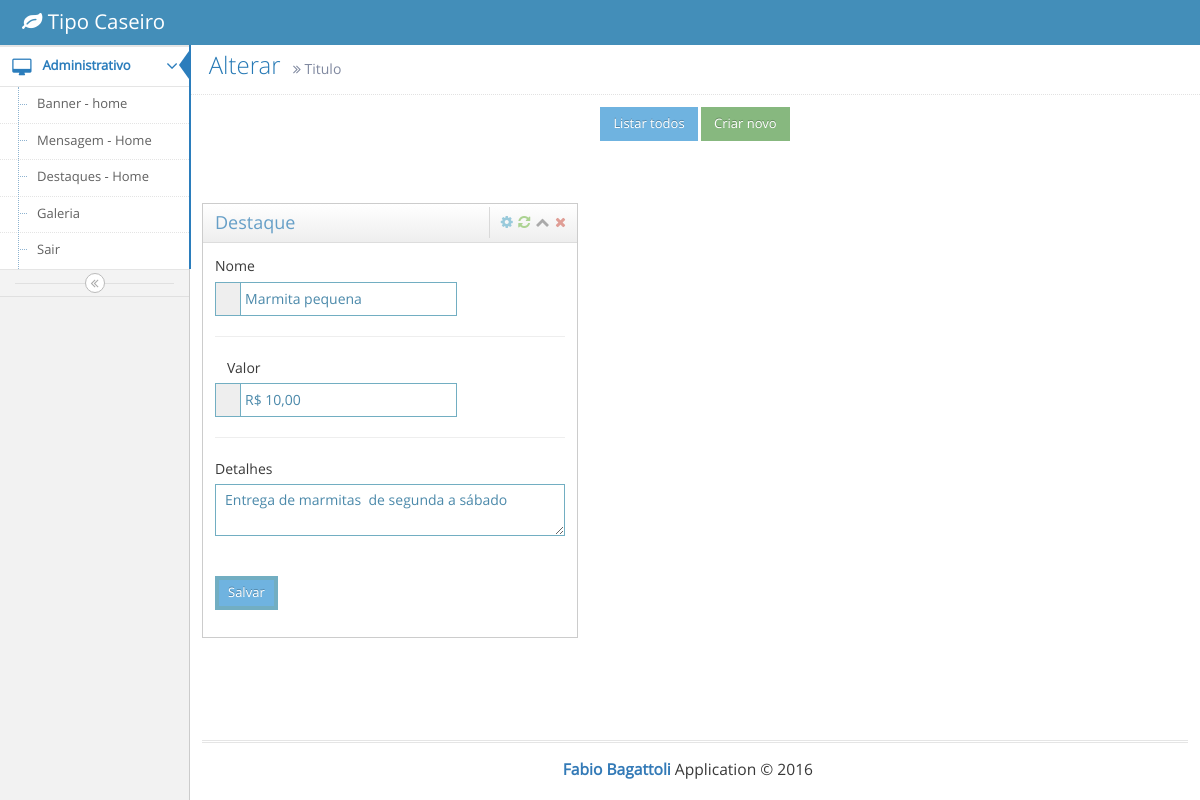
Screenshot of /admin/index.php?acao=alterar-destaque&id=11 (signed in) with the database file from the repository.
### tables this page shows
CREATE TABLE `paginas` (
  `id_pagina` int(11) NOT NULL AUTO_INCREMENT,
  `Nome` varchar(120) DEFAULT NULL,
  `Titulo` varchar(120) DEFAULT NULL,
  `Tipo` char(15) NOT NULL,
  `imagem` varchar(70) DEFAULT NULL,
  `status` char(2) DEFAULT NULL,
  `Obs` text,
  PRIMARY KEY (`id_pagina`)
);

### admin/view/administrativo/destaque/update.php (the view, shortened to what this page needs)
<?php include('conect_dbs.php');
            $id                 = strip_tags(trim($_GET['id']));
						$tipopagina         = "destaque";
 $sql_consulta = 'SELECT * FROM paginas WHERE Tipo = :Tipo AND id_pagina = :id_pagina';
try{
	$query_consulta = $conecta->prepare($sql_consulta);
	$query_consulta->bindValue(':Tipo' , $tipopagina , PDO::PARAM_STR);
	$query_consulta->bindValue(':id_pagina' , $id , PDO::PARAM_STR);
  $query_consulta->execute();
	$resultado_consulta = $query_consulta->fetchAll(PDO::FETCH_OBJ);
	$count = $query_consulta->rowCount();
}catch (PDOexception $error_select){
   echo 'Erro ao selecionar '.$error_select->getMessage();
}
	if($count == '0'){
	  echo 'Nada encontrado';
	}else{
	foreach($resultado_consulta as $registro){
	}
	}
?>
<div class="page-header">
							<h1>
								&nbsp;&nbsp; Alterar
								<small>
									<i class="ace-icon fa fa-angle-double-right"></i>
									Titulo
								</small>
							</h1>
						</div>
  <center>
                              <a class="btn btn-info btn-sm" href="index.php?acao=destaque"> Listar todos </a>
                              <a class="btn btn-sm btn-success" href="index.php?acao=novo-destaque"> Criar novo </a>
					          </center>
                              <p>&nbsp;</p>
                              <p>&nbsp;</p>
<div classe="page-header">
  <div class="col-xs-12 col-sm-4">
  <div class="widget-box">
    <div class="widget-header">
      <h4 class="widget-title">Destaque</h4>
      <span class="widget-toolbar"> <a href="#" data-action="settings"> <i class="ace-icon fa fa-cog"></i> </a> <a href="#" data-action="reload"> <i class="ace-icon fa fa-refresh"></i> </a> <a href="#" data-action="collapse"> <i class="ace-icon fa fa-chevron-up"></i> </a> <a href="#" data-action="close"> <i class="ace-icon fa fa-times"></i> </a> </span> </div>
    <div class="form-group has-info">
      <div class="widget-main">
     <form name="novo" action="" enctype="multipart/form-data" method="post">
                <div>
          <label for="inputInfo">Nome<small class="col-xs-12 col-sm-3 control-label no-padding-right"></small></label>
          <div class="input-group"> <span class="input-group-addon"> </i></span>
            <input type="text" class="col-xs-12 col-sm-8" id="form-field-mask-2" name="Nome" value="<?php echo $registro->Nome; ?>" />
          </div>
        </div>
        <hr />
            <div>
          <label for="inputInfo">Valor<small class="col-xs-12 col-sm-3 control-label no-padding-right"></small></label>
          <div class="input-group"> <span class="input-group-addon"> </i></span>
            <input type="text" class="col-xs-12 col-sm-8" id="form-field-mask-2" name="valor" value="<?php echo $registro->Titulo; ?>" />
          </div>
        </div>
        <hr />
        <div>
															<label for="form-field-8">Detalhes</label>
															<textarea class="form-control" name="Obs" id="form-field-8" placeholder="Digite aqui"><?php echo $registro->Obs; ?></textarea>
		</div>
        <p>&nbsp;</p>
<center>
                                <input type="submit" name="enviar" value="Salvar" class="btn btn-info btn-sm" style="margin-top: 10px; margin-right: 400px;"/>
                              </center>
      </div>
    </div>
  </div>
  <p>&nbsp;</p>
                              </div>
                              </div>
                              <p>&nbsp;</p>
                              <p>&nbsp;</p>
                              <p>&nbsp;</p>
                              <p>&nbsp;</p>
                              <p>&nbsp;</p>
                              <p>&nbsp;</p>
                              <p>&nbsp;</p>
                              <p>&nbsp;</p>
                              <p>&nbsp;</p>
                              <p>&nbsp;</p>

### rows the page displays
paginas: Nome "Marmita pequena", valor "R$ 10,00", Obs "Entrega de marmitas de segunda a sábado"
